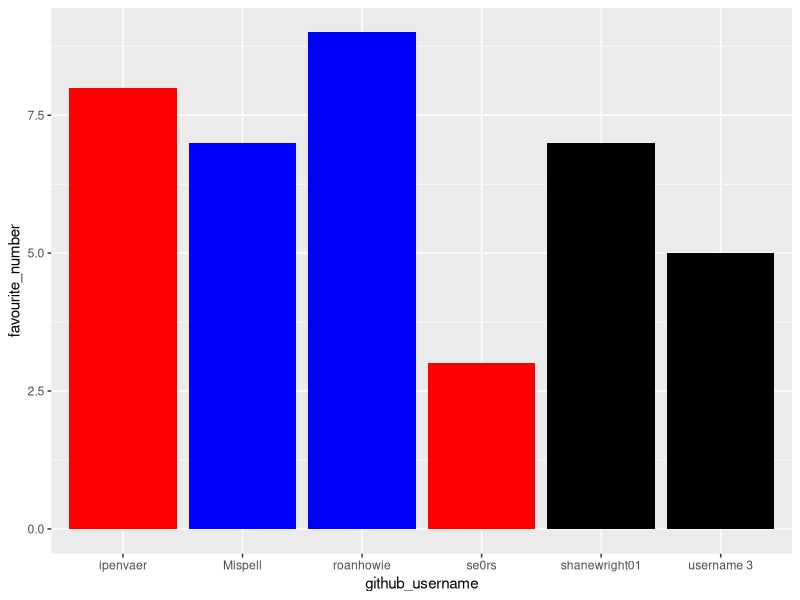

Generate this figure with R:
## ---- chunk 1
library(tidyverse) 
## ---- chunk 2
team_data <- tibble(
  name = c("Seors", "Shane", "Adam", 
           "Yusuf", "Roan", "Ethan"),
  github_username = c("se0rs", "shanewright01", "Mispell", 
                      "username 3", "roanhowie", "ipenvaer"), 
  colour = c("red", "black", "blue", 
             "black", "blue", "red"),
  hobby = c("golf", "gym", "badminton", 
            "piano", "walk", "football"),
  favourite_number = c(3, 7, 7, 5, 9, 8)
  )

team_data
## ---- chunk 3
p1 <- ggplot(data = team_data, 
             mapping = aes(x = github_username, 
                           y = favourite_number,
                           fill = colour), 
             ) +
   geom_col() +
   scale_fill_identity()
p1
